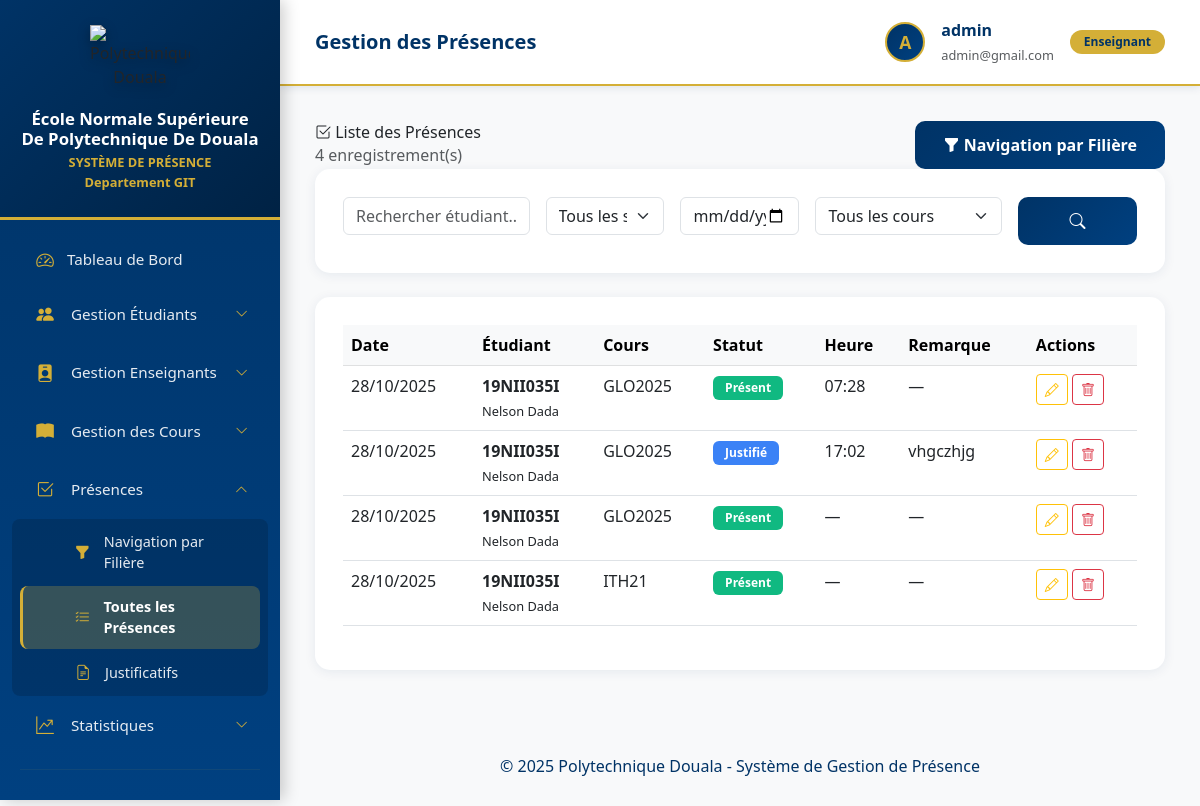
The app's page /presences/ (signed in), older data.
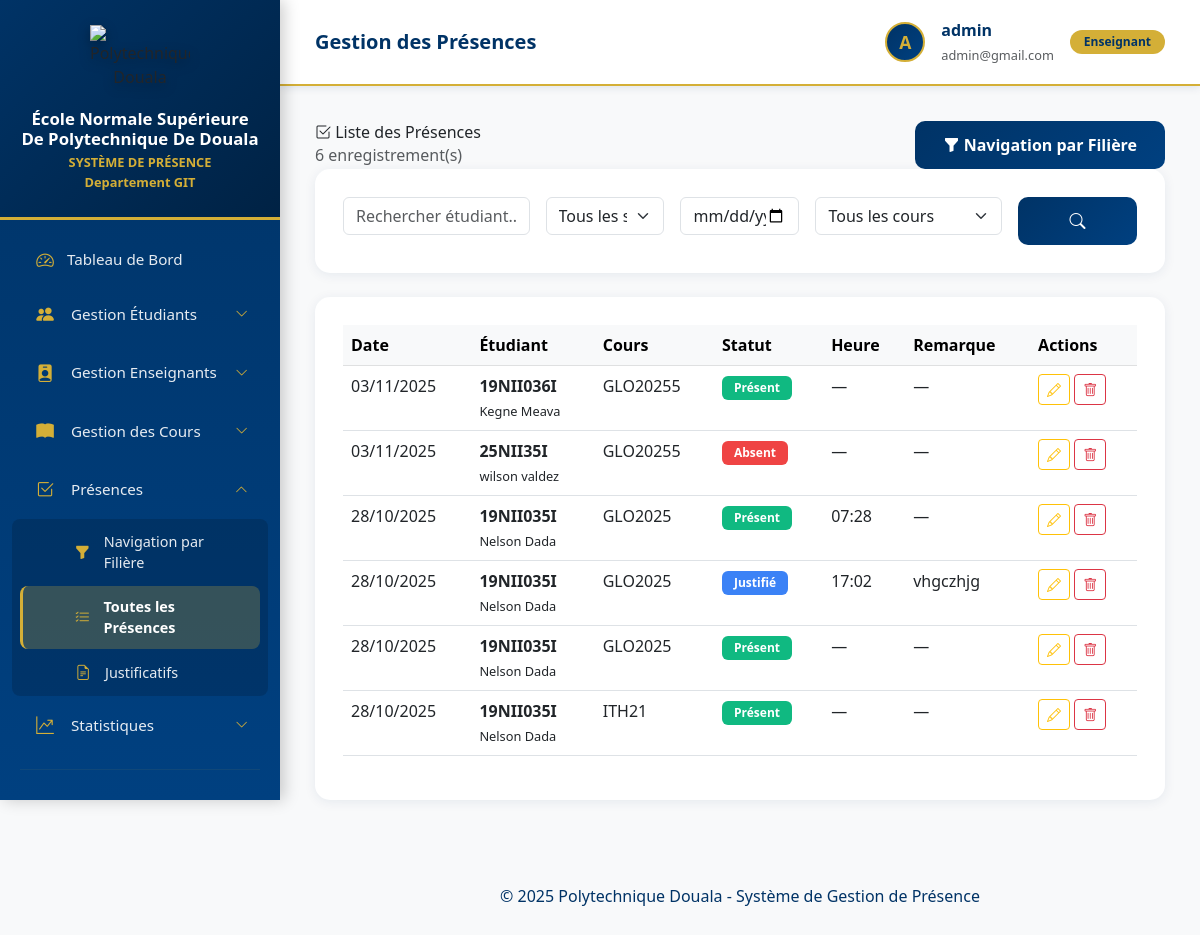
The same page, newer data.
### attendance/models.py (models this page shows, shortened)
class Presence(models.Model):
    STATUTS = [
        ('P', 'Présent'),
        ('A', 'Absent'),
        ('R', 'Retard'),
        ('J', 'Justifié'),
    ]
    etudiant = models.ForeignKey(Etudiant, on_delete=models.CASCADE,
                                 related_name='presences',
                                 verbose_name="Étudiant")
    seance = models.ForeignKey(SeanceCours, on_delete=models.CASCADE,
                               related_name='presences',
                               verbose_name="Séance")
    statut = models.CharField(max_length=1, choices=STATUTS, default='A',
                             verbose_name="Statut")
    heure_arrivee = models.TimeField(blank=True, null=True,
                                     verbose_name="Heure d'arrivée")
    remarque = models.TextField(blank=True, null=True,
                                verbose_name="Remarque")
    justification = models.FileField(upload_to='presences/justificatifs/',
                                     blank=True, null=True,
                                     validators=[FileExtensionValidator(['pdf', 'jpg', 'jpeg', 'png'])],
                                     verbose_name="Justificatif rapide",
                                     help_text="Pour justification immédiate lors de la séance")
    justificatif_formel = models.ForeignKey('Justificatif', on_delete=models.SET_NULL,
                                           null=True, blank=True,
                                           related_name='presences_couvertes',
                                           verbose_name="Justificatif formel",
                                           help_text="Justificatif validé par l'administration")
    saisi_par = models.ForeignKey(User, on_delete=models.SET_NULL,
                                  null=True, blank=True,
                                  related_name='presences_saisies',
                                  verbose_name="Saisi par")
    date_saisie = models.DateTimeField(auto_now_add=True,
                                       verbose_name="Date de saisie")
    date_modification = models.DateTimeField(auto_now=True,
                                            verbose_name="Date de modification")
    class Meta:
        verbose_name = "Présence"
        verbose_name_plural = "Présences"
        ordering = ['-seance__date', 'etudiant__nom']
        unique_together = ['etudiant', 'seance']

### courses/models.py (models this page shows, shortened)
class SeanceCours(models.Model):
    TYPE_SEANCE = [
        ('CM', 'Cours Magistral'),
        ('TD', 'Travaux Dirigés'),
        ('TP', 'Travaux Pratiques'),
        ('EXAM', 'Examen'),
        ('CONTROLE', 'Contrôle Continu'),
    ]
    cours = models.ForeignKey(Cours, on_delete=models.CASCADE, related_name='seances', verbose_name="Cours")
    date = models.DateField(verbose_name="Date")
    horaire_cours = models.ForeignKey(HoraireCours, on_delete=models.SET_NULL,
                                     null=True, blank=True,
                                     related_name='seances',
                                     verbose_name="Horaire de référence",
                                     help_text="Horaire régulier dont cette séance est issue")
    heure_debut = models.TimeField(verbose_name="Heure de début")
    heure_fin = models.TimeField(verbose_name="Heure de fin")
    salle = models.ForeignKey(Salle, on_delete=models.SET_NULL, null=True, blank=True, verbose_name="Salle")
    type_seance = models.CharField(max_length=20, choices=TYPE_SEANCE, default='CM', verbose_name="Type de séance")
    contenu = models.TextField(blank=True, null=True,
                               help_text="Résumé du contenu de la séance",
                               verbose_name="Contenu")
    presente = models.BooleanField(default=False,
                                   help_text="La présence a-t-elle été faite?",
                                   verbose_name="Présence effectuée")
    remarque = models.TextField(blank=True, null=True, verbose_name="Remarque")
    annulee = models.BooleanField(default=False, verbose_name="Annulée")
    motif_annulation = models.TextField(blank=True, null=True,
                                       verbose_name="Motif d'annulation")
    date_creation = models.DateTimeField(auto_now_add=True)
    date_modification = models.DateTimeField(auto_now=True)
    class Meta:
        verbose_name = "Séance de cours"
        verbose_name_plural = "Séances de cours"
        ordering = ['-date', '-heure_debut']
        unique_together = ['cours', 'date', 'heure_debut']

class Cours(models.Model):
    SEMESTRES = [
        (1, 'Semestre 1'),
        (2, 'Semestre 2'),
        (3, 'Semestre 3'),
        (4, 'Semestre 4'),
        (5, 'Semestre 5'),
        (6, 'Semestre 6'),
        (7, 'Semestre 7'),
        (8, 'Semestre 8'),
    ]
    code = models.CharField(max_length=20, unique=True, verbose_name="Code")
    intitule = models.CharField(max_length=200, verbose_name="Intitulé")
    description = models.TextField(blank=True, null=True, verbose_name="Description")
    filiere = models.ForeignKey(Filiere, on_delete=models.PROTECT,
                                related_name='cours',
                                verbose_name="Filière")
    enseignant = models.ForeignKey(Enseignant, on_delete=models.SET_NULL, null=True,
                                   related_name='cours', verbose_name="Enseignant")
    salle = models.ForeignKey(Salle, on_delete=models.SET_NULL, null=True, blank=True,
                             related_name='cours', verbose_name="Salle")
    semestre = models.IntegerField(choices=SEMESTRES, verbose_name="Semestre")
    annee_academique = models.CharField(max_length=9, help_text="Ex: 2024-2025",
                                       verbose_name="Année académique")
    credits = models.IntegerField(default=3, validators=[MinValueValidator(1)], verbose_name="Crédits")
    coefficient = models.DecimalField(max_digits=3, decimal_places=1, default=1.0, verbose_name="Coefficient")
    volume_horaire_cm = models.IntegerField(default=0, verbose_name="Volume horaire CM (heures)")
    volume_horaire_td = models.IntegerField(default=0, verbose_name="Volume horaire TD (heures)")
    volume_horaire_tp = models.IntegerField(default=0, verbose_name="Volume horaire TP (heures)")
    actif = models.BooleanField(default=True, verbose_name="Actif")
    date_creation = models.DateTimeField(auto_now_add=True)
    date_modification = models.DateTimeField(auto_now=True)
    class Meta:
        verbose_name = "Cours"
        verbose_name_plural = "Cours"
        ordering = ['filiere', 'code']
        unique_together = ['code', 'annee_academique']

### students/models.py (models this page shows, shortened)
class Etudiant(models.Model):
    matricule = models.CharField(max_length=20, unique=True, verbose_name="Matricule",
                                 help_text="Matricule personnel de l'étudiant")
    matricule_departement = models.CharField(max_length=20, unique=True, blank=True, null=True,
                                            verbose_name="Matricule Département",
                                            help_text="Matricule généré automatiquement (ex: 25GITGRT300001)")
    nom = models.CharField(max_length=100, verbose_name="Nom")
    prenom = models.CharField(max_length=100, verbose_name="Prénom")
    email = models.EmailField(blank=True, null=True, verbose_name="Email")
    telephone = models.CharField(max_length=20, blank=True, null=True, verbose_name="Téléphone")
    filiere = models.ForeignKey('Filiere', on_delete=models.PROTECT,
                                related_name='etudiants',
                                verbose_name="Filière")
    date_naissance = models.DateField(blank=True, null=True, verbose_name="Date de naissance")
    lieu_naissance = models.CharField(max_length=100, blank=True, null=True,
                                     verbose_name="Lieu de naissance")
    sexe = models.CharField(max_length=1, choices=[('M', 'Masculin'), ('F', 'Féminin')],
                           blank=True, null=True)
    adresse = models.TextField(blank=True, null=True, verbose_name="Adresse")
    date_inscription = models.DateField(auto_now_add=True, verbose_name="Date d'inscription")
    actif = models.BooleanField(default=True, verbose_name="Actif")
    photo = models.ImageField(upload_to='etudiants/photos/', blank=True, null=True,
                             verbose_name="Photo")
    class Meta:
        verbose_name = "Étudiant"
        verbose_name_plural = "Étudiants"
        ordering = ['nom', 'prenom']
    def nom_complet(self):
        return f"{self.prenom} {self.nom}"

### attendance/views.py (the view)
# urls.py: path('', views.liste_presences, name='liste_presences'),
@login_required
def liste_presences(request):
    presences = Presence.objects.select_related(
        'etudiant',
        'seance__cours',
        'seance__salle'
    ).order_by('-seance__date', 'etudiant__nom')
    search_query = request.GET.get('search', '')
    statut_filtre = request.GET.get('statut', '')
    date_filtre = request.GET.get('date', '')
    cours_filtre = request.GET.get('cours', '')
    if search_query:
        presences = presences.filter(
            Q(etudiant__matricule__icontains=search_query) |
            Q(etudiant__nom__icontains=search_query) |
            Q(etudiant__prenom__icontains=search_query)
        )
    if statut_filtre:
        presences = presences.filter(statut=statut_filtre)
    if date_filtre:
        presences = presences.filter(seance__date=date_filtre)
    if cours_filtre:
        presences = presences.filter(seance__cours__code=cours_filtre)
    paginator = Paginator(presences, 50)
    page_number = request.GET.get('page')
    page_obj = paginator.get_page(page_number)
    cours_list = Cours.objects.filter(actif=True)
    statuts = Presence.STATUTS
    context = {
        'page_obj': page_obj,
        'total_presences': presences.count(),
        'cours_list': cours_list,
        'statuts': statuts,
        'search_query': search_query,
    }
    return render(request, 'attendance/liste_presences.html', context)

### accounts/models.py (called while the page is built)
    def est_admin(self):
        return self.role == 'ADMIN' or self.user.is_superuser

### attendance/templates/attendance/liste_presences.html (shortened to what this page needs)
{% extends 'base.html' %}
{% block page_title %}Gestion des Présences{% endblock %}
{% block content %}
<div class="page-header">
    <div class="d-flex justify-content-between align-items-center">
        <div>
            <h2><i class="bi bi-check2-square"></i> Liste des Présences</h2>
            <p class="text-muted">{{ total_presences }} enregistrement(s)</p>
        </div>
        <div>
            <a href="{% url 'navigation_presences' %}" class="btn btn-primary">
                <i class="bi bi-funnel-fill"></i> Navigation par Filière
            </a>
        </div>
    </div>
</div>
<div class="table-card mb-4">
    <form method="get" class="row g-3">
        <div class="col-md-3">
            <input type="text" name="search" class="form-control"
                   placeholder="Rechercher étudiant..." value="{{ search_query }}">
        </div>
        <div class="col-md-2">
            <select name="statut" class="form-select">
                <option value="">Tous les statuts</option>
            </select>
        </div>
        <div class="col-md-2">
            <input type="date" name="date" class="form-control" value="{{ request.GET.date }}">
        </div>
        <div class="col-md-3">
            <select name="cours" class="form-select">
                <option value="">Tous les cours</option>
            </select>
        </div>
        <div class="col-md-2">
            <button type="submit" class="btn btn-primary w-100"><i class="bi bi-search"></i></button>
        </div>
    </form>
</div>
<div class="table-card">
    <div class="table-responsive">
        <table class="table table-hover">
            <thead class="table-light">
                <tr>
                    <th>Date</th>
                    <th>Étudiant</th>
                    <th>Cours</th>
                    <th>Statut</th>
                    <th>Heure</th>
                    <th>Remarque</th>
                    <th>Actions</th>
                </tr>
            </thead>
            <tbody>
                {% for presence in page_obj %}
                <tr>
                    <td>{{ presence.seance.date|date:"d/m/Y" }}</td>
                    <td>
                        <strong>{{ presence.etudiant.matricule }}</strong><br>
                        <small>{{ presence.etudiant.nom_complet }}</small>
                    </td>
                    <td>{{ presence.seance.cours.code }}</td>
                    <td>
                        {% if presence.statut == 'P' %}
                        <span class="badge badge-present">Présent</span>
                        {% elif presence.statut == 'A' %}
                        <span class="badge badge-absent">Absent</span>
                        {% elif presence.statut == 'R' %}
                        <span class="badge badge-retard">Retard</span>
                        {% else %}
                        <span class="badge badge-justifie">Justifié</span>
                        {% endif %}
                    </td>
                    <td>{{ presence.heure_arrivee|default:"—" }}</td>
                    <td>{{ presence.remarque|truncatewords:5|default:"—" }}</td>
                    <td>
                        <a href="{% url 'modifier_presence' presence.id %}"
                           class="btn btn-sm btn-outline-warning">
                            <i class="bi bi-pencil"></i>
                        </a>
                        <button onclick="supprimerPresence({{ presence.id }})" class="btn btn-sm btn-outline-danger"><i class="bi bi-trash"></i></button>
                    </td>
                </tr>
                {% empty %}
                <tr><td colspan="7" class="text-center text-muted">Aucune présence enregistrée</td></tr>
                {% endfor %}
            </tbody>
        </table>
    </div>
</div>
{% endblock %}

Row changes from the older to the newer data that the page shows:
added Presence: seance "03/11/2025", etudiant.matricule "19NII036I", etudiant.nom_complet "Kegne Meava", seance.cours.code "GLO20255", statut "Présent", heure_arrivee "—", remarque "—"
added Presence: seance "03/11/2025", etudiant.matricule "25NII35I", etudiant.nom_complet "wilson valdez", seance.cours.code "GLO20255", statut "Absent", heure_arrivee "—", remarque "—"
Text that changed along with them:
{{ total_presences }}: "4" → "6"
